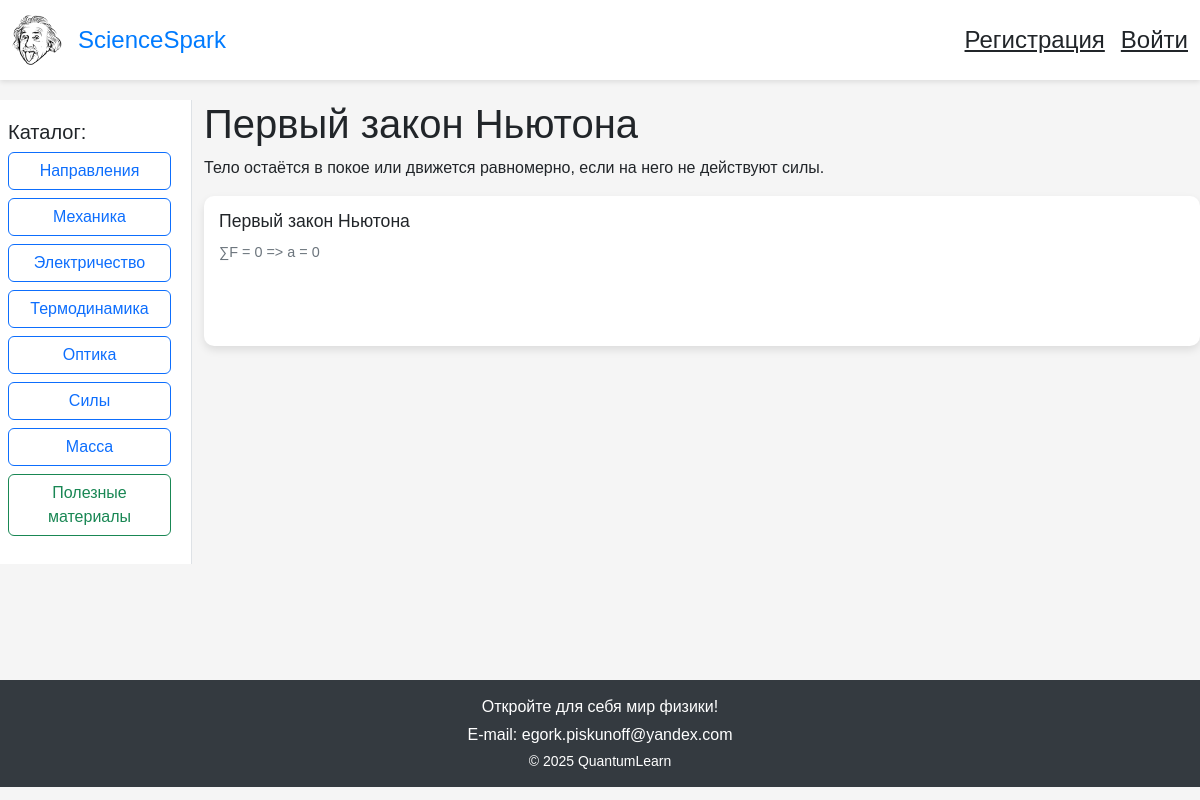
The page /law/1 on the database its author committed.
### data/db.py (models this page shows)
class Direction(db.Model):  # Модель направления
    __tablename__ = 'directions'
    id = db.Column(db.Integer, primary_key=True)
    name = db.Column(db.String(100), nullable=False)
    image_path = db.Column(db.String(200), nullable=False)
    description = db.Column(db.Text, nullable=False)
    laws = db.relationship('Law', backref='direction', lazy=True)

class Law(db.Model):  # Модель закона/формулы
    __tablename__ = 'laws'
    id = db.Column(db.Integer, primary_key=True)
    name = db.Column(db.String(100), nullable=False)
    direction_id = db.Column(db.Integer, db.ForeignKey('directions.id'), nullable=False)
    description = db.Column(db.Text, nullable=False)
    text = db.Column(db.Text, nullable=False)

### main.py (the view)
@app.route('/law/<int:law_id>')  # Страница конкретного закона
def law(law_id):
    user = get_current_user()
    law = db.session.get(Law, law_id)
    if not law:
        return "Закон не найден", 404
    directions = load_directions()
    return render_template('law.html', law=law, user=user, directions=directions)

### main.py (called while the page is built)
def load_directions():  # Загрузка направлений из базы данных
    return db.session.query(Direction).all()

def get_current_user():  # Возвращение текущего авторизованного пользователя из сессии
    if 'user_id' in flask_session:
        return db.session.get(User, flask_session['user_id'])
    return None

### templates/law.html (shortened to what this page needs)
{% extends "base.html" %}
{% block content %}
    <h1>{{ law.name }}</h1>
    <p>{{ law.description }}</p>
    <div class="card law-card">
        <div class="card-body text-start">
            <h5 class="card-title">{{ law.name }}</h5>
            <p class="card-text">{{ law.text }}</p>
        </div>
    </div>
{% endblock %}

### templates/base.html (shortened to what this page needs)
<!DOCTYPE html>
<html lang="ru">
<head>
    <link href="https://cdn.jsdelivr.net/npm/bootstrap@5.3.3/dist/css/bootstrap.min.css" rel="stylesheet">
    <link rel="stylesheet" href="{{ url_for('static', filename='style.css') }}">
</head>
<body>
    <header class="top-bar">
        <div class="container-fluid">
            <div class="row align-items-center">
                <div class="col d-flex justify-content-between align-items-center">
                    <div class="d-flex align-items-center">
                        <img src="{{ url_for('static', filename='images/physics.png') }}" alt="Логотип ScienceSpark" class="site-logo me-3">
                        <h1 class="site-title mb-0">ScienceSpark</h1>
                    </div>
                    <div class="d-flex align-items-center">
                        {% if session.user_id and user %}
                            <a href="{{ url_for('support') }}" class="text-dark fs-4 me-3">Поддержка</a>
                            <a href="{{ url_for('inbox') }}" class="text-dark fs-4 me-3">Входящие</a>
                            <a href="{{ url_for('sent_messages') }}" class="text-dark fs-4 me-3">Отправленные</a>
                            <span class="text-dark fs-4 me-3 user-link" onclick="toggleUserPopup()">{{ user.name }}</span>
                            <a href="#" class="btn btn-danger logout-btn-inline me-3" onclick="toggleLogoutPopup()">Выйти</a>
                        {% else %}
                            <a href="{{ url_for('register') }}" class="text-dark fs-4">Регистрация</a>
                            <a href="{{ url_for('login') }}" class="text-dark fs-4 ms-3">Войти</a>
                        {% endif %}
                    </div>
                </div>
            </div>
        </div>
    </header>
    <div class="container-fluid main-content">
        <div class="row">
            <nav class="col-md-3 col-lg-2 sidebar">
                <h5>Каталог:</h5>
                <ul class="nav flex-column">
                    <li class="nav-item"><a href="/" class="btn btn-outline-primary w-100 mb-2">Направления</a></li>
                    {% if directions %}
                        {% for direction in directions %}
                            <li class="nav-item">
                                <a href="{{ url_for('direction', direction_name=direction.name) }}" class="btn btn-outline-primary w-100 mb-2">{{ direction.name }}</a>
                            </li>
                        {% endfor %}
                    {% else %}
                        <li class="nav-item"><p>Направления отсутствуют</p></li>
                    {% endif %}
                    <li class="nav-item">
                        <a href="{{ url_for('resources') }}" class="btn btn-outline-success w-100 mb-2">Полезные материалы</a>
                    </li>
                </ul>
            </nav>
            <main class="col-md-9 col-lg-10">
                {% block content %}{% endblock %}
            </main>
        </div>
    </div>
    <footer class="bottom-bar">
        <div class="container">
            <div class="footer-content text-center">
                <div class="footer-text mb-1">Откройте для себя мир физики!</div>
                <div class="footer-email mb-1">
                    <a href="mailto:egork.piskunoff@yandex.com" class="text-white">E-mail: egork.piskunoff@yandex.com</a>
                </div>
                <div class="footer-copyright small">© 2025 QuantumLearn</div>
            </div>
        </div>
    </footer>
</body>
</html>

### static/style.css (style rules this page uses)
body { font-family: Arial, sans-serif; margin: 0; padding: 0; background-color: #f5f5f5; }
.top-bar { background-color: #ffffff; box-shadow: 0 2px 5px rgba(0, 0, 0, 0.1); padding: 15px 0; position: relative; }
.site-logo { width: 50px; height: 50px; }
.site-title { font-size: 1.5rem; color: #007bff; }
.main-content { padding: 20px 0; min-height: calc(100vh - 200px); }
.sidebar { background-color: #ffffff; padding: 20px; border-right: 1px solid #dee2e6; height: 100%; }
.nav-item .btn { transition: background-color 0.3s, color 0.3s; }
.direction-card, .law-card { background-color: #ffffff; border: none; box-shadow: 0 4px 8px rgba(0, 0, 0, 0.1); transition: transform 0.2s, box-shadow 0.2s; border-radius: 10px; overflow: hidden; width: 100%; display: flex; flex-direction: column; }
.law-card { min-height: 150px; }
.card-body { padding: 15px; flex-grow: 1; display: flex; flex-direction: column; justify-content: space-between; }
.card-title { font-size: 1.1rem; margin-bottom: 10px; }
.card-text { font-size: 0.9rem; color: #6c757d; flex-grow: 1; }
.bottom-bar { background-color: #343a40; color: white; padding: 15px 0; text-align: center; position: relative; bottom: 0; width: 100%; }
.footer-content a { color: white; text-decoration: none; }

### rows shown on the page
Direction: name "Механика"
Direction: name "Электричество"
Direction: name "Термодинамика"
Direction: name "Оптика"
Direction: name "Силы"
Direction: name "Масса"
Law: name "Первый закон Ньютона", description "Тело остаётся в покое или движется равномерно, если на него не действуют силы.", text "∑F = 0 => a = 0"
